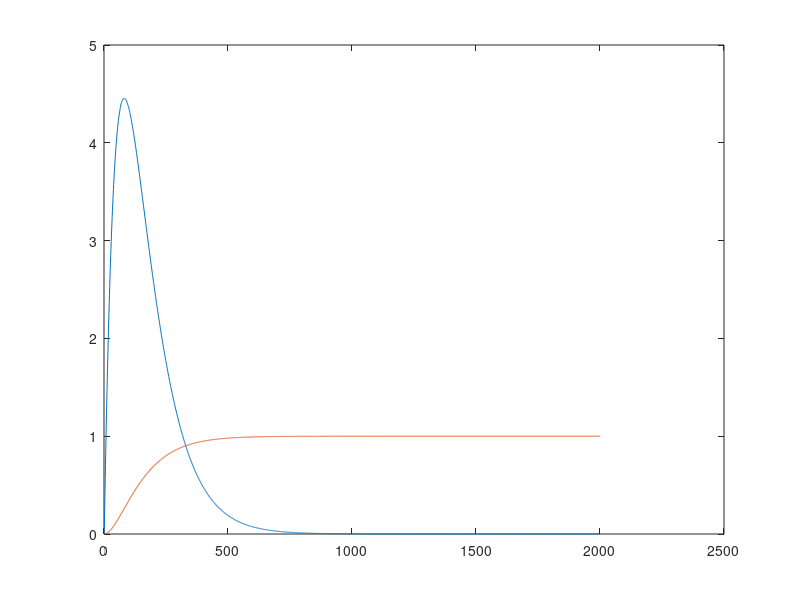

Here is the MATLAB script that generated this plot:
matrix = [];
max_time = 2;
step = 0.001;
t = 0;
x = 0;
x_dot = 0;
while t <= max_time
    x_dot_dot = 25 * (6*(1 - x) - x_dot);
    matrix = vertcat(matrix, [x_dot x]);
    x_dot = x_dot + step * x_dot_dot;
    x = x + step * x_dot;
    t = t + step;
end
figure
plot(matrix)

